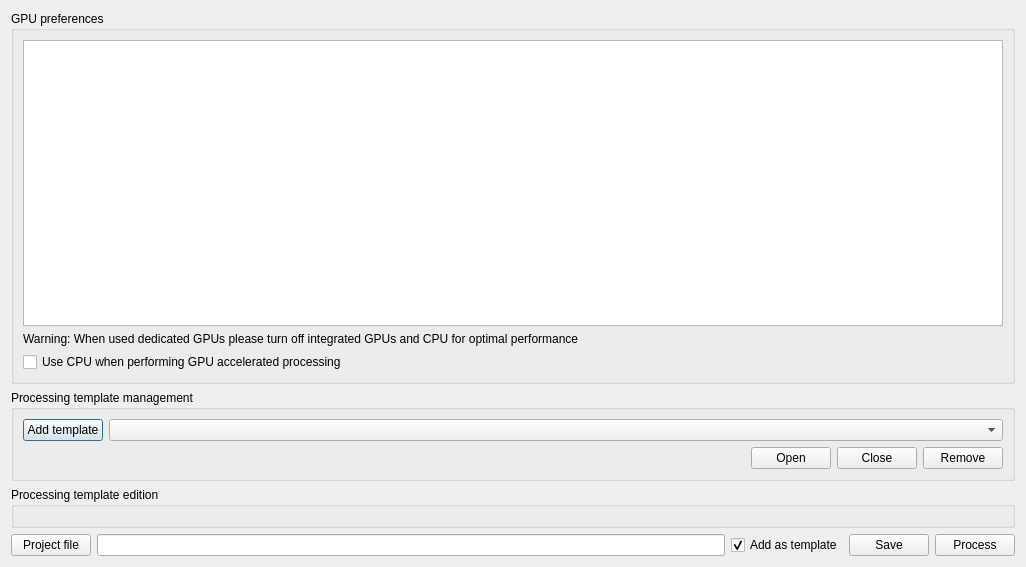
<?xml version="1.0" encoding="UTF-8"?>
<ui version="4.0">
 <class>Dialog</class>
 <widget class="QDialog" name="Dialog">
  <property name="geometry">
   <rect>
    <x>0</x>
    <y>0</y>
    <width>1026</width>
    <height>567</height>
   </rect>
  </property>
  <property name="sizePolicy">
   <sizepolicy hsizetype="Expanding" vsizetype="MinimumExpanding">
    <horstretch>0</horstretch>
    <verstretch>0</verstretch>
   </sizepolicy>
  </property>
  <property name="minimumSize">
   <size>
    <width>0</width>
    <height>0</height>
   </size>
  </property>
  <property name="maximumSize">
   <size>
    <width>16777215</width>
    <height>16777215</height>
   </size>
  </property>
  <property name="windowTitle">
   <string>MetashapeLightweight</string>
  </property>
  <layout class="QGridLayout" name="gridLayout_4">
   <item row="0" column="0">
    <widget class="QGroupBox" name="groupBox">
     <property name="title">
      <string>GPU preferences</string>
     </property>
     <layout class="QVBoxLayout" name="verticalLayout">
      <item>
       <widget class="QTableWidget" name="gpusTableWidget">
        <property name="sizePolicy">
         <sizepolicy hsizetype="Expanding" vsizetype="Expanding">
          <horstretch>0</horstretch>
          <verstretch>0</verstretch>
         </sizepolicy>
        </property>
        <property name="maximumSize">
         <size>
          <width>16777215</width>
          <height>16777215</height>
         </size>
        </property>
       </widget>
      </item>
      <item>
       <widget class="QLabel" name="label">
        <property name="sizePolicy">
         <sizepolicy hsizetype="Minimum" vsizetype="Minimum">
          <horstretch>0</horstretch>
          <verstretch>0</verstretch>
         </sizepolicy>
        </property>
        <property name="text">
         <string>Warning: When used dedicated GPUs please turn off integrated GPUs and CPU for optimal performance</string>
        </property>
       </widget>
      </item>
      <item>
       <widget class="QCheckBox" name="cpuCheckBox">
        <property name="sizePolicy">
         <sizepolicy hsizetype="Minimum" vsizetype="Minimum">
          <horstretch>0</horstretch>
          <verstretch>0</verstretch>
         </sizepolicy>
        </property>
        <property name="text">
         <string>Use CPU when performing GPU accelerated processing</string>
        </property>
       </widget>
      </item>
     </layout>
    </widget>
   </item>
   <item row="1" column="0">
    <widget class="QGroupBox" name="projectsManagementGroupBox">
     <property name="title">
      <string>Processing template management</string>
     </property>
     <layout class="QGridLayout" name="gridLayout">
      <item row="0" column="0">
       <layout class="QHBoxLayout" name="horizontalLayout_2">
        <item>
         <widget class="QPushButton" name="addProjectPushButton">
          <property name="minimumSize">
           <size>
            <width>0</width>
            <height>0</height>
           </size>
          </property>
          <property name="maximumSize">
           <size>
            <width>16777215</width>
            <height>16777215</height>
           </size>
          </property>
          <property name="text">
           <string>Add template</string>
          </property>
         </widget>
        </item>
        <item>
         <widget class="QComboBox" name="projectsComboBox">
          <property name="sizePolicy">
           <sizepolicy hsizetype="Expanding" vsizetype="Fixed">
            <horstretch>0</horstretch>
            <verstretch>0</verstretch>
           </sizepolicy>
          </property>
         </widget>
        </item>
       </layout>
      </item>
      <item row="1" column="0">
       <layout class="QHBoxLayout" name="horizontalLayout_3">
        <item>
         <spacer name="horizontalSpacer_2">
          <property name="orientation">
           <enum>Qt::Horizontal</enum>
          </property>
          <property name="sizeHint" stdset="0">
           <size>
            <width>322</width>
            <height>20</height>
           </size>
          </property>
         </spacer>
        </item>
        <item>
         <widget class="QPushButton" name="openProjectPushButton">
          <property name="minimumSize">
           <size>
            <width>0</width>
            <height>0</height>
           </size>
          </property>
          <property name="maximumSize">
           <size>
            <width>16777215</width>
            <height>16777215</height>
           </size>
          </property>
          <property name="text">
           <string>Open</string>
          </property>
         </widget>
        </item>
        <item>
         <widget class="QPushButton" name="closeProjectPushButton">
          <property name="minimumSize">
           <size>
            <width>0</width>
            <height>0</height>
           </size>
          </property>
          <property name="maximumSize">
           <size>
            <width>16777215</width>
            <height>16777215</height>
           </size>
          </property>
          <property name="text">
           <string>Close</string>
          </property>
         </widget>
        </item>
        <item>
         <widget class="QPushButton" name="removeProjectPushButton">
          <property name="minimumSize">
           <size>
            <width>0</width>
            <height>0</height>
           </size>
          </property>
          <property name="maximumSize">
           <size>
            <width>16777215</width>
            <height>16777215</height>
           </size>
          </property>
          <property name="text">
           <string>Remove</string>
          </property>
         </widget>
        </item>
       </layout>
      </item>
     </layout>
    </widget>
   </item>
   <item row="2" column="0">
    <widget class="QGroupBox" name="projectFileEditionGroupBox">
     <property name="sizePolicy">
      <sizepolicy hsizetype="Minimum" vsizetype="Minimum">
       <horstretch>0</horstretch>
       <verstretch>0</verstretch>
      </sizepolicy>
     </property>
     <property name="title">
      <string>Processing template edition</string>
     </property>
     <layout class="QGridLayout" name="gridLayout_3">
      <item row="0" column="0">
       <layout class="QGridLayout" name="objectsGridLayout"/>
      </item>
     </layout>
    </widget>
   </item>
   <item row="3" column="0">
    <layout class="QHBoxLayout" name="horizontalLayout">
     <item>
      <widget class="QPushButton" name="selectProjectFilePushButton">
       <property name="text">
        <string>Project file</string>
       </property>
      </widget>
     </item>
     <item>
      <widget class="QLineEdit" name="projectLineEdit">
       <property name="readOnly">
        <bool>true</bool>
       </property>
      </widget>
     </item>
     <item>
      <widget class="QCheckBox" name="addCheckBox">
       <property name="text">
        <string>Add as template</string>
       </property>
       <property name="checked">
        <bool>true</bool>
       </property>
      </widget>
     </item>
     <item>
      <widget class="QPushButton" name="saveProjectPushButton">
       <property name="text">
        <string>Save</string>
       </property>
      </widget>
     </item>
     <item>
      <widget class="QPushButton" name="processPushButton">
       <property name="text">
        <string>Process</string>
       </property>
      </widget>
     </item>
    </layout>
   </item>
  </layout>
 </widget>
 <resources/>
 <connections/>
</ui>
